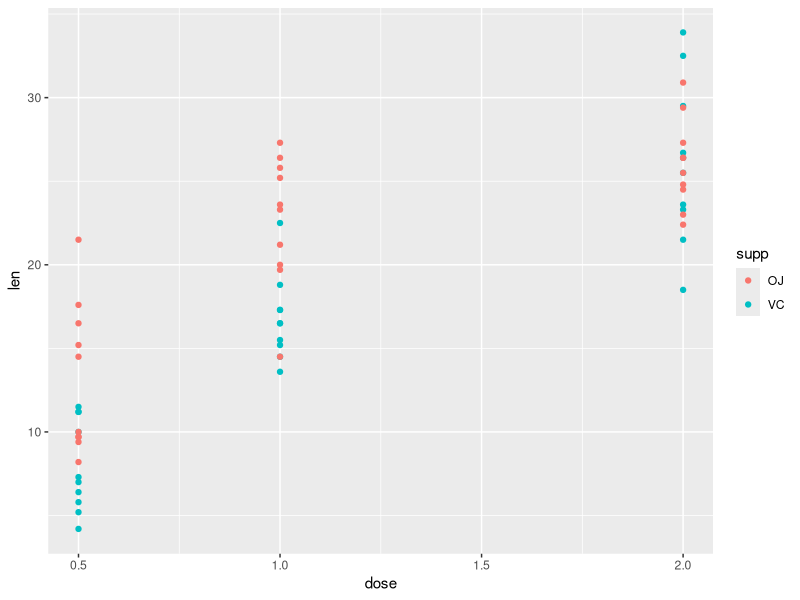
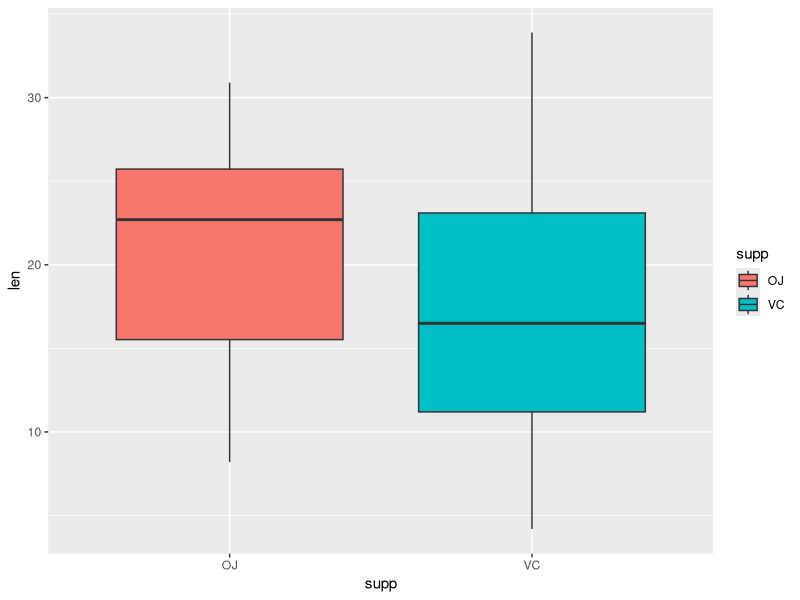
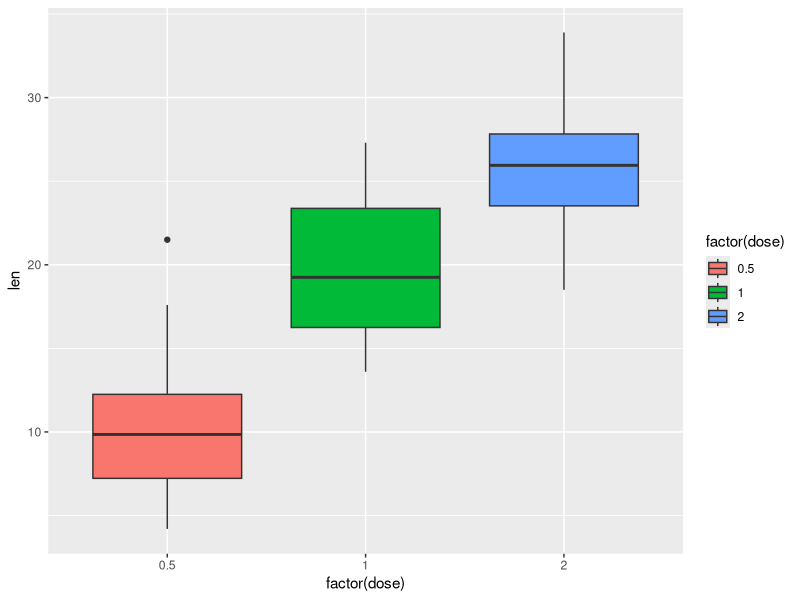

The R source for these figures, in order: (Note: this script raises an error after producing the figures.)
## ---- chunk 1
knitr::opts_chunk$set(echo = TRUE)
## ---- chunk 2
library(ggplot2)
library(datasets)

data("ToothGrowth")
toothGrowth <- ToothGrowth
toothGrowth$dose <- as.factor(toothGrowth$dose)
## ---- chunk 3
str(toothGrowth)
summary(toothGrowth)
head(toothGrowth)
table(toothGrowth$supp, toothGrowth$dose)
## ---- chunk 4
grph <- ggplot(aes(x=dose, y = len), data = ToothGrowth) + 
    geom_point(aes(color = supp)) 
grph
## ---- chunk 5
grph <- ggplot(aes(x = supp, y = len), data = ToothGrowth) + 
    geom_boxplot(aes(fill = supp))
grph
## ---- chunk 6
grph <- ggplot(aes(x = factor(dose), y = len), data = ToothGrowth) + 
    geom_boxplot(aes(fill = factor(dose)))
grph
## ---- chunk 7
t.test(len ~ supp, paired = F, var.equal = F, data = ToothGrowth)
## ---- chunk 8
dose1 <- subset(ToothGrowth, dose %in% c(0.5, 1.0))
dose2 <- subset(ToothGrowth, dose %in% c(0.5, 2.0))
dose3 <- subset(ToothGrowth, dose %in% c(1.0, 2.0))
t.test(len ~ dose, paired = F, var.equal = F, data = dose1)
t.test(len ~ dose, paired = F, var.equal = F, data = dose2)
t.test(len ~ dose, paired = F, var.equal = F, data = dose3)
## ---- chunk 9
Tooth.dose5 <- subset(ToothGrowth, dose == 0.5)
Tooth.dose1 <- subset(ToothGrowth, dose == 1.0)
Tooth.dose2 <- subset(ToothGrowth, dose == 2.0)
t.test(len ~ supp, paired = F, var.equal = F, data = Tooth.dose5)
t.test(len ~ supp, paired = F, var.equal = F, data = Tooth.dose1)
t.test(len ~ supp, paired = F, var.equal = F, data = Tooth.dose2)
